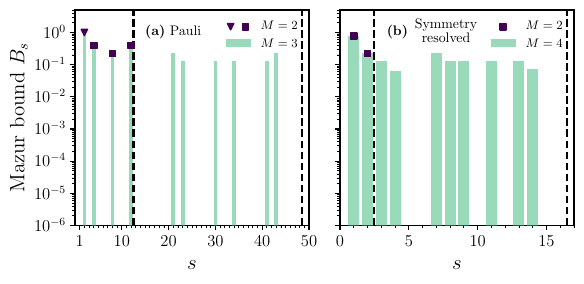

Python code for this plot:
import matplotlib.pyplot as plt
import numpy as np
import matplotlib as mpl
from matplotlib.lines import Line2D
import matplotlib.ticker as ticker

filename_pauli = (
    lambda M, d=0.75, J=1.0: f"../data/1D_XXZ/eigenvectors_1D_XXZ_M_{M:d}_J_{J:.1f}_d_{d:.2f}_pauli_basis.txt"
)
filename_spin_op = (
    lambda M, T, P, d=0.75, J=1.0: f"../data/1D_XXZ/eigenvectors_1D_XXZ_M_{M:d}_J_{J:.1f}_d_{d:.2f}_T_{T}_P_{P}_Sz_cons_true_spin_op_basis.txt"
)


def latex_plot(scale=1, fontsize=12):
    """Changes the size of a figure and fonts for the publication-quality plots."""
    fig_width_pt = 246.0
    inches_per_pt = 1.0 / 72.27
    golden_mean = (np.sqrt(5.0) - 1.0) / 2.0
    fig_width = fig_width_pt * inches_per_pt * scale
    fig_height = fig_width * golden_mean
    fig_size = [fig_width, fig_height]
    eps_with_latex = {
        "pgf.texsystem": "pdflatex",
        "text.usetex": True,
        "font.family": "serif",
        "font.serif": [],
        "font.sans-serif": [],
        "font.monospace": [],
        "axes.labelsize": fontsize,
        "font.size": fontsize,
        "legend.fontsize": fontsize,
        "xtick.labelsize": 12,
        "ytick.labelsize": 12,
        "figure.figsize": fig_size,
    }
    mpl.rcParams.update(eps_with_latex)


latex_plot(scale=1, fontsize=12)
legend_fontsize = 9
label_fontsize = 15
text_fontsize = 10
tick_fontsize = 14

fig, axs = plt.subplots(1, 2, figsize=(6, 3))

ax = axs[0]
markers = ["o", "s", "^"]

Ms = [2, 3]
colors = plt.cm.viridis(np.linspace(0, 1, 2 * len(Ms)))
colors = [colors[2 * i] for i in range(len(Ms))]

Ns = []

for i, M in enumerate(Ms):
    data = np.loadtxt(filename_pauli(M))
    drude = np.sum(np.square(data[:, 0:M]), axis=1)
    idx = np.arange(np.shape(data)[0]) + 1
    Ns.append(np.shape(data)[0])
    if i == 0:
        p1 = ax.scatter(
            idx[:2],
            drude[:2],
            label=rf"$M={M}$",
            color=colors[i],
            zorder=12,
            marker="v",
            s=20,
            clip_on=False,
        )
        p2 = ax.scatter(
            idx[3:],
            drude[3:],
            label=rf"$M={M}$",
            color=colors[i],
            zorder=12,
            marker="s",
            s=20,
            clip_on=False,
        )
    if i == 1:
        p3 = ax.bar(
            idx,
            drude,
            label=rf"$M={M}$",
            color=colors[i],
            alpha=0.5,
            zorder=3,
        )

for i, M in enumerate(Ms):
    ax.axvline(Ns[i] + 0.5, color="black", linewidth=1.5, linestyle="--", zorder=10)

ax.set_xlim(0.0, max(Ns) + 1)
ax.set_ylim(1e-6, 5.0)
ax.set_xlabel(r"$s$", fontsize=label_fontsize)
ax.set_ylabel(r"Mazur bound $B_s$", fontsize=label_fontsize)
ax.text(
    0.3,
    0.88,
    r"\textbf{(a)} Pauli",
    fontsize=text_fontsize,
    transform=ax.transAxes,
)

ax.legend(
    [(p1, p2), p3],
    [r"$M=2$", r"$M=3$"],
    loc="upper right",
    fontsize=legend_fontsize,
    frameon=False,
    handler_map = {tuple: mpl.legend_handler.HandlerTuple(ndivide=None)},
)

ax.set_xticks(
    [1, 10, 20, 30, 40, 50],
    [r"$1$", r"$10$", r"$20$", r"$30$", r"$40$", r"$50$"],
    minor=False,
)
ax.set_xticks(
  np.arange(1, 51, 1),
  minor=True)


ax.yaxis.set_minor_locator(ticker.AutoMinorLocator())
ax.tick_params(axis="y", which="minor", length=2, color="black")
ax.set_yscale("log")

# Symmetry resolved basis
ax = axs[1]
markers = ["o", "s", "^"]

Ms = [2, 4]
colors = plt.cm.viridis(np.linspace(0, 1, 2 * len(Ms)))
colors = [colors[2 * i] for i in range(len(Ms))]

Ns = []

for i, M in enumerate(Ms):
    data = np.loadtxt(filename_spin_op(M, "real", "even"))
    drude = np.sum(np.square(data[:, 0 : (M // 2)]), axis=1)
    idx = np.arange(np.shape(data)[0]) + 1
    Ns.append(np.shape(data)[0])
    if i == 0:
        p1 = ax.scatter(
            idx[:2],
            drude[:2],
            label=rf"$M={M}$",
            color=colors[i],
            zorder=12,
            marker="s",
            s=20,
            clip_on=False,
        )
    if i == 1:
        p3 = ax.bar(
            idx,
            drude,
            label=rf"$M={M}$",
            color=colors[i],
            alpha=0.5,
            zorder=3,
        )

for i, M in enumerate(Ms):
    ax.axvline(Ns[i] + 0.5, color="black", linewidth=1.5, linestyle="--", zorder=10)

ax.set_xlim(0.0, max(Ns) + 1)
ax.set_ylim(1e-6, 5.0)
ax.set_xlabel(r"$s$", fontsize=label_fontsize)
ax.text(
  0.2,
  0.88,
  "\\textbf{(b)}",
  fontsize=text_fontsize,
  transform=ax.transAxes,
  multialignment='right',
)
ax.text(
  0.32,
  0.85,
  "Symmetry\nresolved",
  fontsize=text_fontsize,
  transform=ax.transAxes,
  multialignment='center',
)

ax.legend(
    loc="upper right",
    fontsize=legend_fontsize,
    frameon=False,
)

ax.xaxis.set_minor_locator(ticker.AutoMinorLocator())
ax.tick_params(axis="x", which="minor", length=2, color="black")

ax.yaxis.set_minor_locator(ticker.AutoMinorLocator())
ax.tick_params(axis="y", which="minor", length=2, color="black")
ax.set_yscale("log")

ax.set_yticklabels([])


plt.tight_layout()
plt.savefig("figA1.pdf", bbox_inches="tight")
